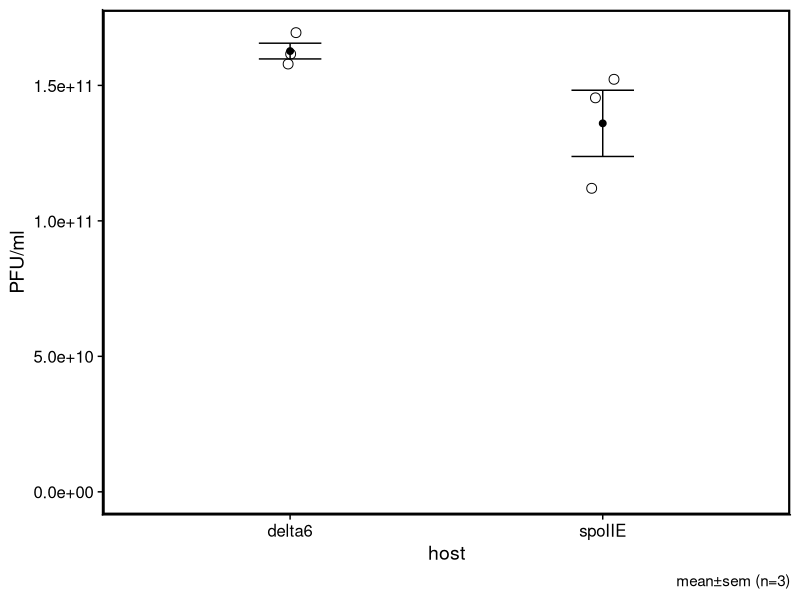

This figure's R source:
## ---- chunk 1
library(here)
library(tidyverse)
library(cowplot)
## ---- chunk 2
# read file
d <- read_csv(here("data/virulence-index/Plating_virulence index.csv")) %>% 
  # calculate titers
  mutate(pfu.ml = plaque / (dilution * ml.plated))
## ---- chunk 3
d.sum <- d %>% 
  group_by(host) %>% 
  summarise(m = mean(pfu.ml), sem = sd(pfu.ml)/sqrt(n()))
# plot
d %>% 
  ggplot(aes(host, pfu.ml))+
  geom_errorbar(data = d.sum, 
                aes(y = m, ymin = m-sem, ymax = m+sem),
                size = .5, width = 0.2)+
  geom_point(data = d.sum, aes(y=m),
                size = 2, shape = 21, fill = "black")+
  geom_point(shape=21, size = 3,
             position = position_jitter(width = 0.05))+
  theme_cowplot()+
  ylim(0,NA)+
  ylab ("PFU/ml")+
    panel_border(color = "black", size = 1.5)+
    theme(legend.position = c(.01, .95),
          legend.title = element_blank(),
          strip.background = element_blank(),
          strip.text = element_text(face = "bold"))+
  labs(caption = ("mean±sem (n=3)"))

## ---- chunk 4
t.test(pfu.ml ~ host, data = d)
## ---- chunk 5
avg.titer <- mean(d$pfu.ml)
 
titer.pwr <- floor(log10(avg.titer))
titer.base <- round(avg.titer/10^titer.pwr,3)

